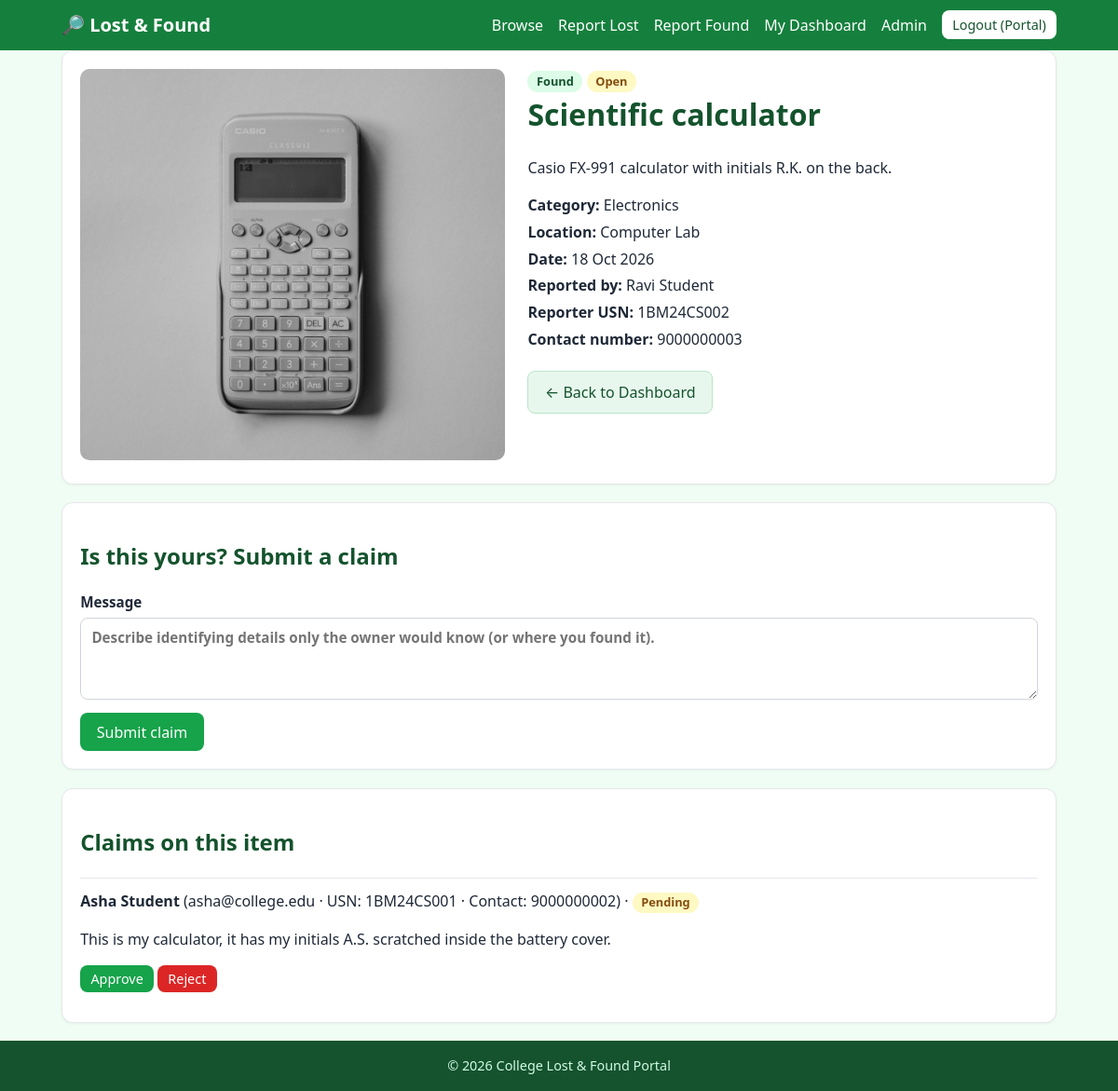
Screenshot of /item.php?id=3 (signed in) with the database file from the repository.
### tables this page shows
CREATE TABLE users (
  id INT UNSIGNED AUTO_INCREMENT PRIMARY KEY,
  name VARCHAR(100) NOT NULL,
  email VARCHAR(150) NOT NULL UNIQUE,
  usn VARCHAR(30) NOT NULL UNIQUE,
  phone VARCHAR(20) NOT NULL,
  password VARCHAR(255) NOT NULL,
  role ENUM('student','admin') NOT NULL DEFAULT 'student',
  created_at TIMESTAMP NOT NULL DEFAULT CURRENT_TIMESTAMP
);

CREATE TABLE items (
  id INT UNSIGNED AUTO_INCREMENT PRIMARY KEY,
  user_id INT UNSIGNED NOT NULL,
  title VARCHAR(150) NOT NULL,
  description TEXT NOT NULL,
  category VARCHAR(50) NOT NULL,
  location VARCHAR(150) NOT NULL,
  item_type ENUM('lost','found') NOT NULL,
  item_date DATE NOT NULL,
  status ENUM('open','claimed','closed') NOT NULL DEFAULT 'open',
  photo VARCHAR(60) NULL,
  created_at TIMESTAMP NOT NULL DEFAULT CURRENT_TIMESTAMP,
  INDEX (status), INDEX (category), INDEX (location),
  FOREIGN KEY (user_id) REFERENCES users(id) ON DELETE CASCADE
);

CREATE TABLE claims (
  id INT UNSIGNED AUTO_INCREMENT PRIMARY KEY,
  item_id INT UNSIGNED NOT NULL,
  claimant_id INT UNSIGNED NOT NULL,
  message TEXT NOT NULL,
  status ENUM('pending','approved','rejected') NOT NULL DEFAULT 'pending',
  created_at TIMESTAMP NOT NULL DEFAULT CURRENT_TIMESTAMP,
  FOREIGN KEY (item_id) REFERENCES items(id) ON DELETE CASCADE,
  FOREIGN KEY (claimant_id) REFERENCES users(id) ON DELETE CASCADE
);

### db.php (called while the page is built, shortened)
<?php
function env_value(string $key, string $default = ''): string {
    static $env = null;
    if ($env === null) {
        $env = [];
    }
    return $env[$key] ?? $default;
}
function db(): PDO {
    static $pdo = null;
    if ($pdo === null) {
        $dsn = sprintf('mysql:host=%s;port=%s;dbname=%s;charset=utf8mb4',
            env_value('DB_HOST', '127.0.0.1'), env_value('DB_PORT', '3306'), env_value('DB_NAME', 'college_lost_found'));
        try {
            $pdo = new PDO($dsn, env_value('DB_USER', 'root'), env_value('DB_PASS', ''), [
                PDO::ATTR_ERRMODE => PDO::ERRMODE_EXCEPTION,
                PDO::ATTR_DEFAULT_FETCH_MODE => PDO::FETCH_ASSOC,
                PDO::ATTR_EMULATE_PREPARES => false,
            ]);
        } catch (PDOException $e) {
            http_response_code(500);
            exit('<h2>Database connection failed</h2><p>Check your <code>.env</code> file and make sure MySQL is running and <code>sql/schema.sql</code> has been imported. Open <a href="test-db.php">test-db.php</a> for details.</p>');
        }
    }
    return $pdo;
}

### functions.php (called while the page is built, shortened)
<?php
require_once __DIR__ . '/db.php';
function h($s): string { return htmlspecialchars((string)$s, ENT_QUOTES, 'UTF-8'); }
function current_user(): ?array {
    static $user = false;
    if ($user === false) {
        $user = null;
        if (!empty($_SESSION['uid'])) {
            $st = db()->prepare('SELECT id, name, email, usn, phone, role FROM users WHERE id = ?');
            $st->execute([$_SESSION['uid']]);
            $user = $st->fetch() ?: null;
        }
    }
    return $user;
}

### item.php (the view, shortened to what this page needs)
<?php
require __DIR__ . '/functions.php';
$me = current_user();
$id = filter_input(INPUT_GET, 'id', FILTER_VALIDATE_INT);
$id = $id && $id > 0 ? (int)$id : 0;
function load_item(int $id): ?array {
    $st = db()->prepare('SELECT i.*, u.name AS reporter, u.usn AS reporter_usn, u.phone AS reporter_phone FROM items i JOIN users u ON u.id = i.user_id WHERE i.id = ?');
    $st->execute([$id]);
    return $st->fetch() ?: null;
}
$item = load_item($id);
$isOwner = $me && (int)$me['id'] === (int)$item['user_id'];
$isAdmin = $me && $me['role'] === 'admin';
$claims = [];
if ($isOwner || $isAdmin) {
    $cs = db()->prepare('SELECT c.*, u.name, u.email, u.usn, u.phone FROM claims c JOIN users u ON u.id = c.claimant_id WHERE c.item_id = ? ORDER BY c.created_at DESC');
    $cs->execute([$id]);
    $claims = $cs->fetchAll();
}
require __DIR__ . '/header.php';
?>
<div class="detail card">
  <div class="detail-photo">
    <?php $photoFile = !empty($item['photo']) ? __DIR__ . '/uploads/' . basename($item['photo']) : ''; ?>
    <?php if ($photoFile && is_file($photoFile)): ?>
      <img src="uploads/<?= h(basename($item['photo'])) ?>" alt="<?= h($item['title']) ?>">
    <?php else: ?><div class="no-photo big">No photo</div><?php endif; ?>
  </div>
  <div>
    <span class="badge badge-<?= h($item['item_type']) ?>"><?= h(ucfirst($item['item_type'])) ?></span>
    <span class="badge badge-status-<?= h($item['status']) ?>"><?= h(ucfirst($item['status'])) ?></span>
    <h1><?= h($item['title']) ?></h1>
    <p><?= nl2br(h($item['description'])) ?></p>
    <ul class="meta">
      <li><strong>Category:</strong> <?= h($item['category']) ?></li>
      <li><strong>Location:</strong> <?= h($item['location']) ?></li>
      <li><strong>Date:</strong> <?= h(date('d M Y', strtotime($item['item_date']))) ?></li>
      <li><strong>Reported by:</strong> <?= h($item['reporter']) ?></li>
      <li><strong>Reporter USN:</strong> <?= h($item['reporter_usn'] ?? 'Not provided') ?></li>
      <li><strong>Contact number:</strong> <?= h($item['reporter_phone'] ?? 'Not provided') ?></li>
    </ul>
    <div class="item-actions">
      <a class="btn btn-back" href="dashboard.php">&larr; Back to Dashboard</a>
    </div>
  </div>
</div>
<?php if ($item['status'] === 'open' && !$isOwner): ?>
<div class="card">
  <h2><?= $item['item_type'] === 'found' ? 'Is this yours? Submit a claim' : 'Found this item? Let the owner know' ?></h2>
  <?php if ($me): ?>
  <form method="post">
    <label>Message<textarea name="message" rows="3" required placeholder="Describe identifying details only the owner would know (or where you found it)."></textarea></label>
    <button class="btn" type="submit">Submit claim</button>
  </form>
  <?php else: ?><p><a href="login.php">Log in</a> to submit a claim.</p><?php endif; ?>
</div>
<?php endif; ?>
<?php if ($claims): ?>
<div class="card">
  <h2>Claims on this item</h2>
  <?php foreach ($claims as $c): ?>
    <div class="claim">
      <strong><?= h($c['name']) ?></strong> (<?= h($c['email']) ?> · USN: <?= h($c['usn'] ?? 'N/A') ?> · Contact: <?= h($c['phone'] ?? 'N/A') ?>) · <span class="badge badge-claim-<?= h($c['status']) ?>"><?= h(ucfirst($c['status'])) ?></span>
      <p><?= nl2br(h($c['message'])) ?></p>
      <?php if ($c['status'] === 'pending'): ?>
      <form method="post" class="inline">
        <button class="btn btn-small" name="action" value="approve">Approve</button>
        <button class="btn btn-small btn-danger" name="action" value="reject">Reject</button>
      </form>
      <?php endif; ?>
    </div>
  <?php endforeach; ?>
</div>
<?php endif; ?>
<?php require __DIR__ . '/footer.php'; ?>

### header.php (shortened to what this page needs)
<?php require_once __DIR__ . '/functions.php'; $me = current_user(); $pageTitle = $pageTitle ?? 'Home'; ?>
<!DOCTYPE html>
<html lang="en">
<head>
<link rel="stylesheet" href="assets/css/style.css">
</head>
<body>
<header class="site-header">
  <div class="container nav">
    <a class="brand" href="index.php">🔎 Lost &amp; Found</a>
    <nav id="menu">
      <a href="index.php">Browse</a>
      <?php if ($me): ?>
        <a href="report.php?type=lost">Report Lost</a>
        <a href="report.php?type=found">Report Found</a>
        <a href="dashboard.php">My Dashboard</a>
        <?php if ($me['role'] === 'admin'): ?><a href="admin.php">Admin</a><?php endif; ?>
        <a href="logout.php" class="btn btn-small btn-light">Logout (<?= h(explode(' ', $me['name'])[0]) ?>)</a>
      <?php else: ?>
        <a href="login.php">Login</a>
        <a href="register.php" class="btn btn-small btn-light">Register</a>
      <?php endif; ?>
    </nav>
  </div>
</header>
<main class="container">

### assets/css/style.css (style rules this page uses)
:root { --g900:#14532d;--g700:#15803d;--g600:#16a34a;--g100:#dcfce7;--g50:#f0fdf4;--text:#1f2937;--muted:#6b7280;--red:#dc2626;--border:#d1d5db }
* { box-sizing:border-box }
body { margin:0;font-family:system-ui,-apple-system,Segoe UI,Roboto,sans-serif;color:var(--text);background:var(--g50);line-height:1.5;min-height:100vh;display:flex;flex-direction:column }
main { flex:1;padding-top:1.5rem;padding-bottom:2rem }
.container { width:100%;max-width:1100px;margin:0 auto;padding:0 1rem }
a { color:var(--g700) }
h1 { color:var(--g900);margin-top:0 }
h2 { color:var(--g900) }
.site-header { background:var(--g700);color:#fff;position:sticky;top:0;z-index:10 }
.nav { display:flex;align-items:center;justify-content:space-between;flex-wrap:wrap;gap:.5rem;padding-top:.7rem;padding-bottom:.7rem }
.brand { color:#fff;font-weight:700;font-size:1.25rem;text-decoration:none }
nav { display:flex;align-items:center;gap:1rem;flex-wrap:wrap }
nav a { color:#fff;text-decoration:none }
nav a.btn { color:var(--g900);text-decoration:none }
.btn { display:inline-block;background:var(--g600);color:#fff;border:0;border-radius:8px;padding:.6rem 1.1rem;font-size:1rem;cursor:pointer;text-decoration:none;font-family:inherit }
.btn-light { background:#fff;color:var(--g900) }
.btn-danger { background:var(--red) }
.btn-small { padding:.3rem .7rem;font-size:.9rem }
.card { background:#fff;border:1px solid #e5e7eb;border-radius:12px;padding:1.2rem;margin-bottom:1.2rem;box-shadow:0 1px 3px rgba(0,0,0,.05) }
label { display:block;font-weight:600;margin-bottom:.9rem;font-size:.95rem }
input,select,textarea { display:block;width:100%;margin-top:.3rem;padding:.55rem .7rem;border:1px solid var(--border);border-radius:8px;font:inherit;background:#fff }
.badge { display:inline-block;padding:.1rem .6rem;border-radius:999px;font-size:.8rem;font-weight:600;background:var(--g100);color:var(--g900);text-transform:capitalize }
.badge-found { background:var(--g100);color:var(--g900) }
.badge-claim-pending,.badge-status-open { background:#fef9c3;color:#854d0e }
.detail { display:grid;grid-template-columns:1fr 1.2fr;gap:1.5rem }
.detail-photo img { width:100%;border-radius:10px;max-height:420px;object-fit:cover }
.meta { list-style:none;padding:0 }
.meta li { margin:.3rem 0 }
.claim { border-top:1px solid #e5e7eb;padding:.8rem 0 }
form.inline { display:inline }
.item-actions { display:flex;flex-wrap:wrap;align-items:center;gap:.65rem;margin-top:1.4rem }
.item-actions .btn-back { background:#e8f7ed;color:var(--g900);border:1px solid #b8e6c9 }

### rows the page displays
users: name "Portal"
items: photo (picture), item_type "Found", status "Open", title "Scientific calculator", description "Casio FX-991 calculator with initials R.K. on the back.", category "Electronics", location "Computer Lab", item_date "18 Oct 2026", user.name "Ravi Student", user.usn "1BM24CS002", user.phone "9000000003"
claims: claimant.name "Asha Student", claimant.email "asha@college.edu", claimant.usn "1BM24CS001", claimant.phone "9000000002", status "Pending", message "This is my calculator, it has my initials A.S. scratched inside the battery cover."
